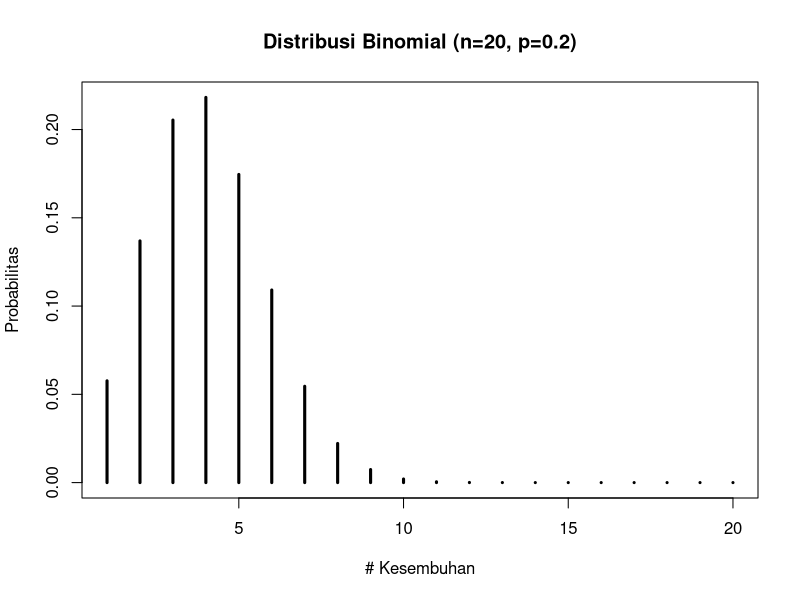

The R script that drew this image:
# No.2

# a. 
n = 4
size = 20
prob = 0.2
dbinom(n, size, prob)

# b. 
success <- 1:20

plot(success,dbinom(success,size=20,prob),
     type='h',
     main='Distribusi Binomial (n=20, p=0.2)',
     ylab='Probabilitas',
     xlab ='# Kesembuhan',
     lwd=3)

# c. 
n = 20
p = 0.2
q = 1 - p
variance = n*p*q
mean = n*p
print(variance)
print(mean)

